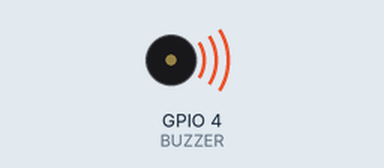
This sketch was run on a simulated ESP32. On the bench: buzzer (waves = sounding). What the sketch prints to the serial monitor is not drawn.

Above: at 1.7 s.
At 21.9 s:
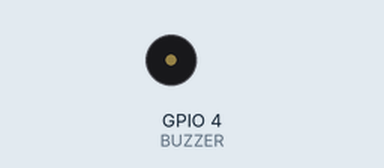
Timing chart, 0 to 26.7 s (numbered marks = the images above):
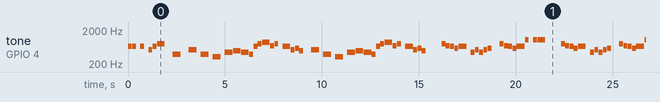

Measured:
- by itself, tone on GPIO 4 (BUZZER): plays 659 Hz for 0.20 s, 659 Hz for 0.20 s, 659 Hz for 0.20 s, 523 Hz for 0.20 s, 659 Hz for 0.20 s, 784 Hz for 0.40 s … (330 notes in this stretch)

The sketch:

Espeker_P0.ino
```cpp
#define BUZZER 4

#define DO4 262
#define RE4 294
#define MI4 330
#define FA4 349
#define SOL4 392
#define LA4 440
#define SI4 494
#define DO5 523
#define RE5 587
#define MI5 659
#define FA5 698
#define SOL5 784
#define LA5 880
#define SI5 988
#define DO6 1047

#define MINIMA 800
#define SEMINIMA 400
#define COLCHEIA 200
#define SEMICOLCHEIA 100

void nota(int frequencia, int duracao_ms);
void tocarSuperMarioOverworldCompleto();

void setup() {
  ledcAttach(BUZZER, 1000, 8);
  Serial.begin(115200);
  Serial.println("Sistema iniciado. Preparando loop do Mario...");
}

void loop() {
  Serial.println("Iniciando a musica...");
  tocarSuperMarioOverworldCompleto();

  Serial.println("Musica concluida. Reiniciando em 2 segundos...");
  delay(2000);
}

void nota(int frequencia, int duracao_ms) {
  if (frequencia == 0) {
    ledcWriteTone(BUZZER, 0);
    delay(duracao_ms);
    return;
  }
  ledcWriteTone(BUZZER, frequencia);
  delay(duracao_ms);
  ledcWriteTone(BUZZER, 0);
  delay(20);
}

void tocarSuperMarioOverworldCompleto() {
  nota(MI5, COLCHEIA); nota(MI5, COLCHEIA); delay(COLCHEIA);
  nota(MI5, COLCHEIA); delay(COLCHEIA);
  nota(DO5, COLCHEIA); nota(MI5, COLCHEIA);
  nota(SOL5, SEMINIMA); delay(SEMINIMA);
  nota(SOL4, SEMINIMA); delay(SEMINIMA);

  for (int i = 0; i < 2; i++) {
    nota(DO5, SEMINIMA); delay(COLCHEIA);
    nota(SOL4, SEMINIMA); delay(COLCHEIA);
    nota(MI4, SEMINIMA); delay(COLCHEIA);
    nota(LA4, SEMINIMA); nota(SI4, SEMINIMA); nota(LA4, SEMINIMA);
    nota(SOL4, COLCHEIA); nota(MI5, COLCHEIA); nota(SOL5, COLCHEIA);
    nota(LA5, SEMINIMA); nota(FA5, COLCHEIA); nota(SOL5, COLCHEIA);
    delay(COLCHEIA); nota(MI5, SEMINIMA); nota(DO5, COLCHEIA);
    nota(RE5, COLCHEIA); nota(SI4, COLCHEIA); delay(SEMINIMA);
  }

  for (int i = 0; i < 2; i++) {
    delay(SEMINIMA); nota(SOL5, COLCHEIA); nota(FA5, COLCHEIA);
    nota(MI5, COLCHEIA); nota(RE5, COLCHEIA); nota(MI5, SEMINIMA);
    delay(COLCHEIA); nota(LA4, COLCHEIA); nota(DO5, COLCHEIA);
    nota(LA4, COLCHEIA); nota(DO5, COLCHEIA); nota(RE5, COLCHEIA);

    delay(SEMINIMA); nota(SOL5, COLCHEIA); nota(FA5, COLCHEIA);
    nota(MI5, COLCHEIA); nota(RE5, COLCHEIA); nota(MI5, SEMINIMA);
    nota(DO6, COLCHEIA); delay(COLCHEIA); nota(DO6, COLCHEIA);
    nota(DO6, SEMINIMA); delay(SEMINIMA);
  }

  for (int i = 0; i < 2; i++) {
    nota(DO5, COLCHEIA); nota(DO5, SEMINIMA); nota(DO5, COLCHEIA);
    delay(COLCHEIA); nota(DO5, COLCHEIA); nota(RE5, SEMINIMA);
    nota(MI5, COLCHEIA); nota(DO5, SEMINIMA); nota(LA4, COLCHEIA);
    nota(SOL4, SEMINIMA); delay(SEMINIMA);

    nota(DO5, COLCHEIA); nota(DO5, SEMINIMA); nota(DO5, COLCHEIA);
    delay(COLCHEIA); nota(DO5, COLCHEIA); nota(RE5, COLCHEIA);
    nota(MI5, COLCHEIA); delay(SEMINIMA);
  }
}
```
